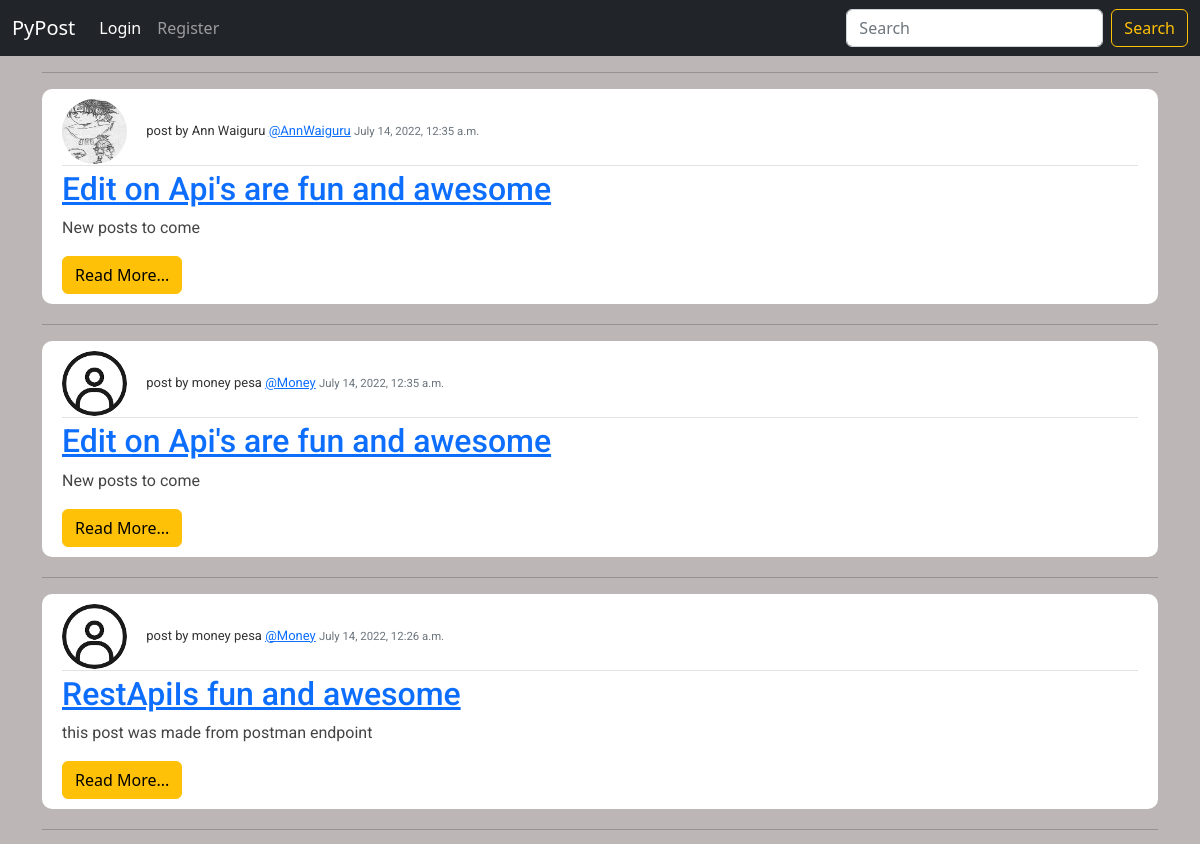
The app's page / (upper part), older data.
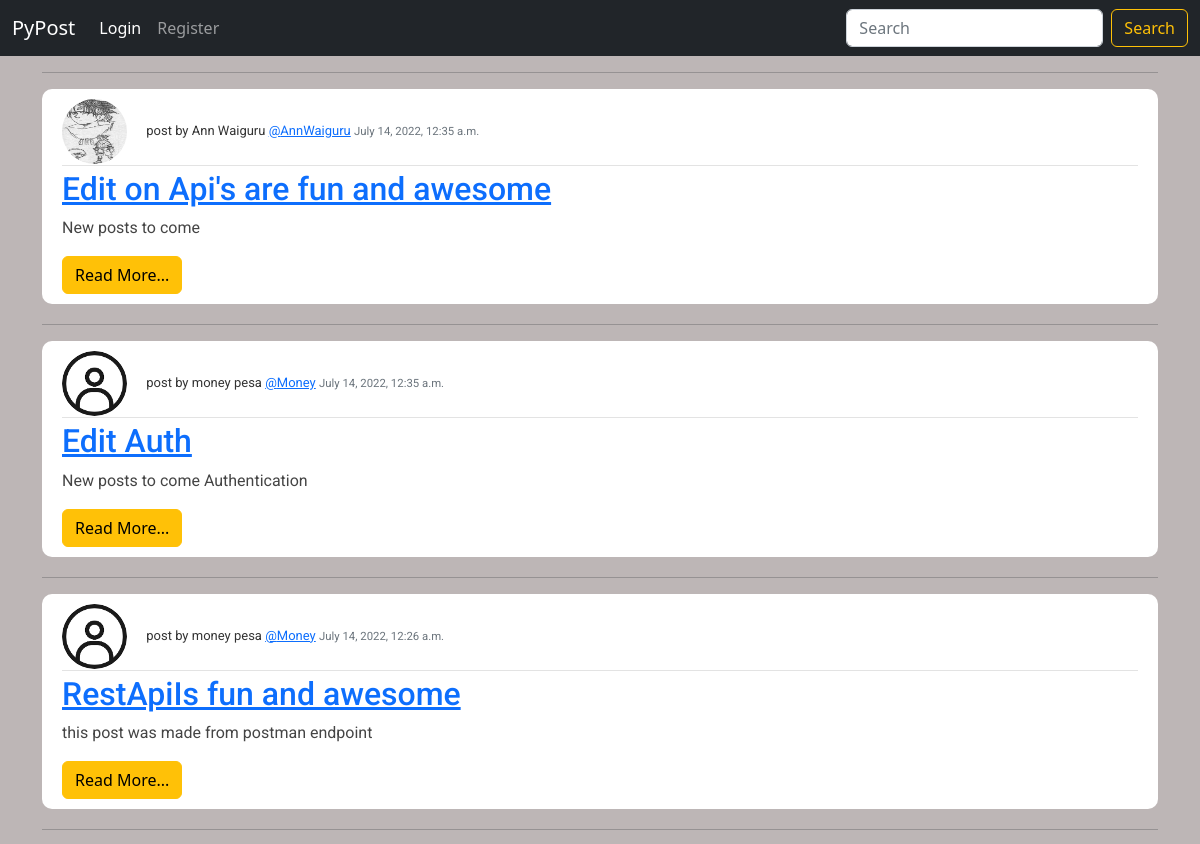
The same page, newer data.
### blog/models.py (models this page shows, shortened)
class Post(models.Model):
    title= models.CharField(max_length=200)
    content= RichTextField(blank=True, null=True)
    date_posted=models.DateTimeField(default=timezone.now)
    authour=models.ForeignKey(User, on_delete=models.CASCADE)

### users/models.py (models this page shows, shortened)
class Profile(models.Model):
    user=models.OneToOneField(User,on_delete=models.CASCADE)
    image=models.ImageField(default='default.png',upload_to='profile_pictures')

### blog/views.py (the view)
# urls.py: path('',PostListView.as_view(),name="blog-home"),
class PostListView(ListView):
    model = Post
    template_name = 'blog/home.html'
    context_object_name = 'posts'
    ordering = ["-date_posted"]

### blog/templates/blog/home.html
{%extends 'blog/base.html'%}
    {%block content%}
    {%for posts in posts%}
<hr>
    <article class="media content-section">
        <div class="article-metadata"> <img class="rounded-circle article-img"  src="{{posts.authour.profile.image.url}}" alt="">
             post by {{posts.authour.first_name}} {{posts.authour.last_name}} <a class="mr-2" href="#">@{{posts.authour}}</a>
                <small class="text-muted" >{{posts.date_posted}}</small>
            </div>
        <div class="media-body"> <h2> <a class="article-title" href="{% url 'blog-article' posts.pk %}">{{posts.title}}</a> </h2>
            <p class="article-content" >{{posts.content|slice:":200"|safe}}</p>
            <small>
                <a class="btn btn-warning" href="{% url 'blog-article' posts.pk %}">Read More...</a>
            </small>
        </div>
    </article>
    {%endfor%}
    {%endblock content%}

Row changes from the older to the newer data that the page shows:
changed Post: title "Edit on Api's are fun and awesome" → "Edit Auth"; content "New posts to come" → "New posts to come Authentication"
